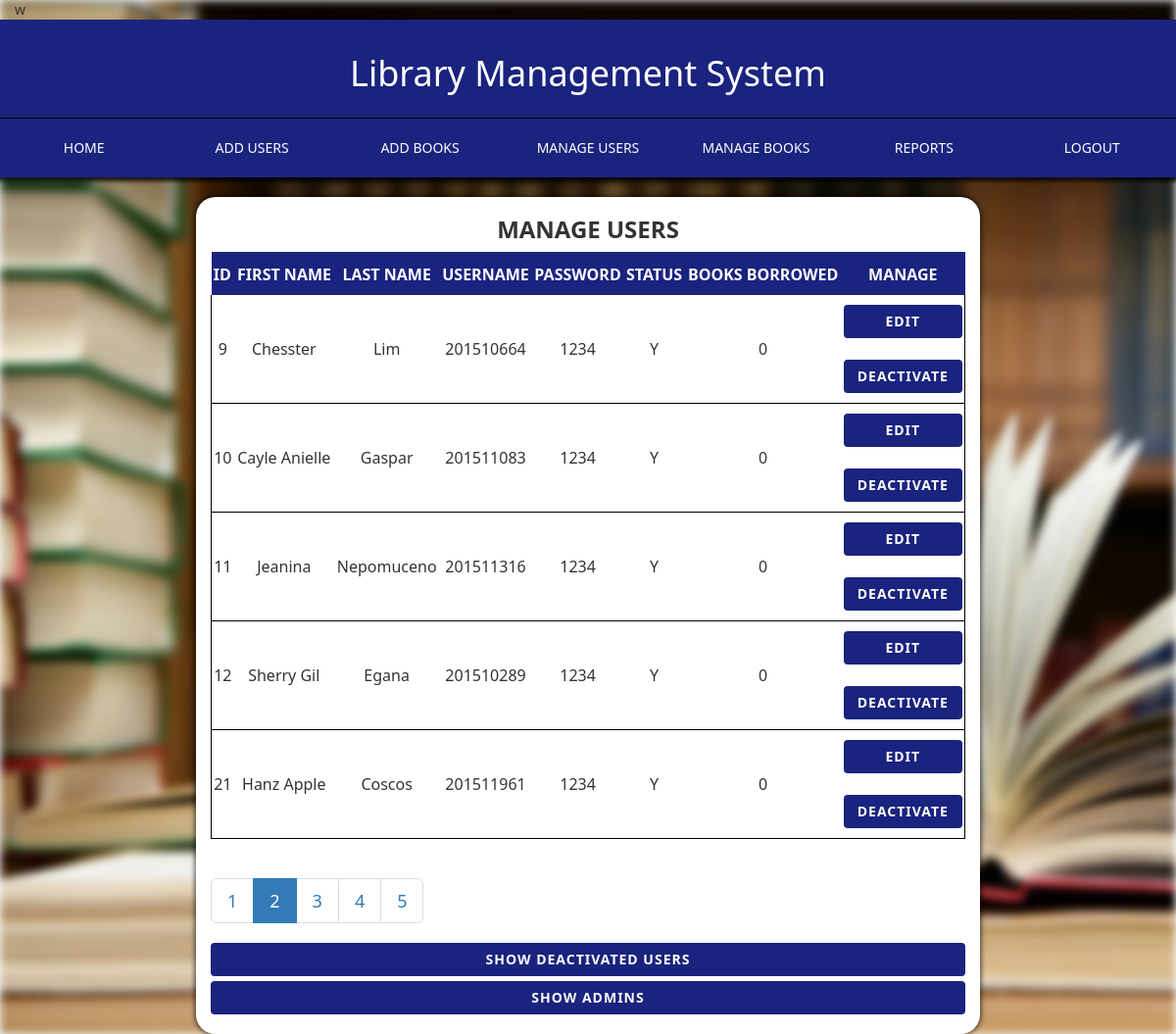
The page /manUser.php?page=2 (signed in) on the database its author committed.
### tables this page shows
CREATE TABLE `usertbl` (
  `id` int(11) NOT NULL,
  `fullname` varchar(50) NOT NULL,
  `lname` varchar(25) NOT NULL,
  `fname` varchar(25) NOT NULL,
  `user` varchar(10) NOT NULL,
  `pass` varchar(10) NOT NULL,
  `status` enum('y','n') NOT NULL,
  `num_of_books` int(11) NOT NULL,
  `borrowed_status` enum('y','n') NOT NULL,
  `penalty_date` date DEFAULT NULL
);

### manUser.php (the view, shortened to what this page needs)
<html>
	<head>
		<link rel="stylesheet" type="text/css" href="./css/bootstrap.min.css">
		<link rel="stylesheet" type="text/css" href="./css/custom.css">
	</head>
	<body>
		<?php include 'loader.php'; ?>w
	<?php include "./header2.php"; ?>
			<div class="row">
				<div class="col-md-2"></div>
				<div class="col-md-8 form">
					<h3 class="text-center title">MANAGE USERS</h3>
					<table>
						<tr class="heading-table">
							<td class="table-side">ID</td>
							<td>FIRST NAME</td>
							<td>LAST NAME</td>
							<td>USERNAME</td>
							<td>PASSWORD</td>
							<td>STATUS</td>
							<td>BOOKS BORROWED</td>
							<td class="table-side">MANAGE</td>
						</tr>
						<?php
						include('./connect.php');
						$curr_page = $_GET["page"];
						if($curr_page=="" || $curr_page=="1"){
							$curr_page = 0;
						}
						else{
							$curr_page = ($curr_page*5) - 5;
						}
						$query = "SELECT * FROM usertbl limit $curr_page,5";
						$query2 = "SELECT * FROM usertbl";
						$sql2 = mysqli_query($db_connect, $query2);
						$counter = 0;
						if($sql = mysqli_query($db_connect, $query)){
							$total_rows = mysqli_num_rows($sql);
							$total_rows2 = mysqli_num_rows($sql2);
							$num_pages = ceil($total_rows2/5);
							if($total_rows>0){
								while($row = mysqli_fetch_array($sql)) {
									if($row['status'] == 'y') {
										if($counter == 0)
											echo '<tr>';
								?>
									<td class="id-border"><?php echo $row['id'] ?></td>
									<td class="bot-border"><?php echo $row['fname']?></td>
									<td class="bot-border"><?php echo $row['lname']?></td>
									<td class="bot-border"><?php echo $row['user']?></td>
									<td class="bot-border"><?php echo $row['pass']?></td>
									<td class="bot-border"><?php echo strtoupper($row['status'])?></td>
									<td class="bot-border"><?php echo $row['num_of_books']?></td>
									<td class="manage-border"><form class="link-form" action="./edit.php" method="post"><input type="hidden" name="id" value="<?php echo $row['id'] ?>" /><input type="submit" value="EDIT" class="btn btn-block btn-login" /></form><br><a href="./delete.php?id=<?php echo $row['id'] ?>" class="btn btn-block btn-login">DEACTIVATE</a></td>
								<?php
										if($counter%6 == 0)
											echo '</tr>';
									}
								}
							}
						}
								?>
					</table>
					<nav aria-label="Page navigation example">
 							 <ul class="pagination pagination-lg ">
					<?php
						 for ($i=1; $i <= $num_pages; $i++) {
								?>
								<li class="page-item <?php if($i == $_GET['page']) echo 'active'; ?>">
								<a href="./manUser.php?page=<?php echo $i ?> "?>
										 <?php echo $i; ?>
								</a>
									</li>
								<?php
							}
							?>
							</ul>
						</nav>
					<a href="./delusers.php" class="btn btn-block btn-login">SHOW DEACTIVATED USERS</a>
					<a href="./showadmin.php" class="btn btn-block btn-login">SHOW ADMINS</a>
					<br>
				</div>
				<div class="col-md-2"></div>
			</div>
		</div>
	</body>
</html>

### css/custom.css (style rules this page uses)
body { font-family: 'Segoe UI'; }
.id-border { border-left: 1px solid #000; border-bottom: 1px solid #000; }
.bot-border { border-bottom: 1px solid #000; }
.manage-border { border-right: 1px solid #000; border-bottom: 1px solid #000; }
.form { margin:auto; margin-top: 20px; background: #fff; border-radius: 20px; box-shadow: 0px 0px 4px 2px rgba(0,0,0,0.5); }
.btn-login { background: #1A237E; font-weight: 700; letter-spacing: 1px; color: #fff; }
.title { font-weight: 700; }
table { width: 100%; margin: 0 auto; margin-bottom: 20px }
table td { border: 0px solid #000; text-align: center; padding: 10px 2px; }
.heading-table { font-weight: 600; background: #1A237E; color: #fff; }
.link-form { display: inline; }
.table-side { border-right: 1px solid #1A237E; }
.heading-table { border-top: 2px solid #1A237E; }

### rows shown on the page
usertbl: id "9", fname "Chesster", lname "Lim", user "201510664", pass "1234", status "Y", num_of_books "0"
usertbl: id "10", fname "Cayle Anielle", lname "Gaspar", user "201511083", pass "1234", status "Y", num_of_books "0"
usertbl: id "11", fname "Jeanina", lname "Nepomuceno", user "201511316", pass "1234", status "Y", num_of_books "0"
usertbl: id "12", fname "Sherry Gil", lname "Egana", user "201510289", pass "1234", status "Y", num_of_books "0"
usertbl: id "21", fname "Hanz Apple", lname "Coscos", user "201511961", pass "1234", status "Y", num_of_books "0"
